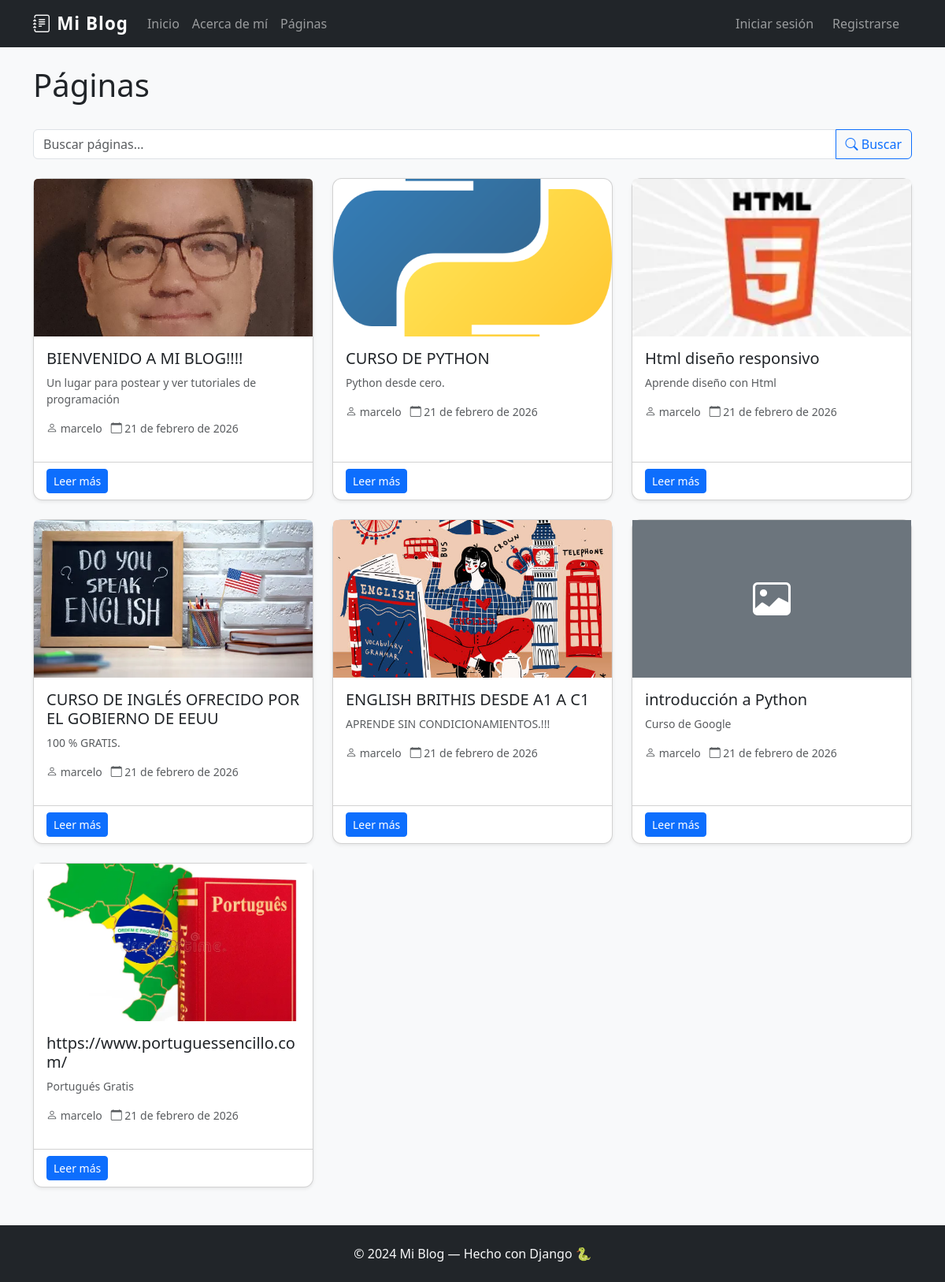
The page /pages/ on the database its author committed.
### pages/models.py (models this page shows, shortened)
class Page(models.Model):
    title = models.CharField(max_length=200, verbose_name='Título')
    subtitle = models.CharField(max_length=300, verbose_name='Subtítulo')
    content = RichTextField(verbose_name='Contenido')
    image = models.ImageField(upload_to='pages/', blank=True, null=True, verbose_name='Imagen')
    created_at = models.DateField(auto_now_add=True, verbose_name='Fecha de creación')
    author = models.ForeignKey(User, on_delete=models.CASCADE, verbose_name='Autor')
    class Meta:
        verbose_name = 'Página'
        verbose_name_plural = 'Páginas'
        ordering = ['-created_at']

### pages/views.py (the view)
# urls.py: path('', views.PageListView.as_view(), name='page_list'),
class PageListView(ListView):
    model = Page
    template_name = 'pages/list.html'
    context_object_name = 'pages'
    def get_queryset(self):
        queryset = super().get_queryset()
        query = self.request.GET.get('q')
        if query:
            queryset = queryset.filter(title__icontains=query)
        return queryset
    def get_context_data(self, **kwargs):
        context = super().get_context_data(**kwargs)
        context['query'] = self.request.GET.get('q', '')
        return context

### templates/pages/list.html (shortened to what this page needs)
{% extends 'base.html' %}
{% block content %}
<div class="d-flex justify-content-between align-items-center mb-4">
    <h1>Páginas</h1>
</div>
<form method="GET" class="mb-4">
    <div class="input-group">
        <input type="text" name="q" class="form-control" placeholder="Buscar páginas..." value="{{ query }}">
        <button class="btn btn-outline-primary" type="submit">
            <i class="bi bi-search"></i> Buscar
        </button>
    </div>
</form>
{% if pages %}
<div class="row g-4">
    {% for page in pages %}
    <div class="col-md-6 col-lg-4">
        <div class="card h-100 shadow-sm">
            {% if page.image %}
            <img src="{{ page.image.url }}" class="card-img-top" alt="{{ page.title }}" style="height:200px; object-fit:cover;">
            {% else %}
            <div class="bg-secondary d-flex align-items-center justify-content-center" style="height:200px;">
                <i class="bi bi-image text-white" style="font-size:3rem;"></i>
            </div>
            {% endif %}
            <div class="card-body">
                <h5 class="card-title">{{ page.title }}</h5>
                <p class="card-text text-muted small">{{ page.subtitle }}</p>
                <p class="text-muted small">
                    <i class="bi bi-person"></i> {{ page.author.username }} &nbsp;
                    <i class="bi bi-calendar"></i> {{ page.created_at }}
                </p>
            </div>
            <div class="card-footer bg-transparent d-flex gap-2">
                <a href="{% url 'page_detail' page.pk %}" class="btn btn-sm btn-primary">Leer más</a>
            </div>
        </div>
    </div>
    {% endfor %}
</div>
{% endif %}
{% endblock %}

### templates/base.html (shortened to what this page needs)
<!DOCTYPE html>
<html lang="es">
<head>
    <link href="https://cdn.jsdelivr.net/npm/bootstrap@5.3.0/dist/css/bootstrap.min.css" rel="stylesheet">
    <link href="https://cdn.jsdelivr.net/npm/bootstrap-icons@1.11.0/font/bootstrap-icons.css" rel="stylesheet">
    {% load static %}
    <link rel="stylesheet" href="{% static 'css/styles.css' %}">
</head>
<body>
<nav class="navbar navbar-expand-lg navbar-dark bg-dark">
    <div class="container">
        <a class="navbar-brand fw-bold" href="{% url 'home' %}">
            <i class="bi bi-journal-text"></i> Mi Blog
        </a>
        <div class="collapse navbar-collapse" id="navMenu">
            <ul class="navbar-nav me-auto">
                <li class="nav-item">
                    <a class="nav-link" href="{% url 'home' %}">Inicio</a>
                </li>
                <li class="nav-item">
                    <a class="nav-link" href="{% url 'about' %}">Acerca de mí</a>
                </li>
                <li class="nav-item">
                    <a class="nav-link" href="{% url 'page_list' %}">Páginas</a>
                </li>
            </ul>
            <ul class="navbar-nav">
                {% if user.is_authenticated %}
                <li class="nav-item dropdown">
                    <a class="nav-link dropdown-toggle" href="#" data-bs-toggle="dropdown">
                        {% if user.profile.avatar %}
                            <img src="{{ user.profile.avatar.url }}" alt="avatar" class="rounded-circle" width="28" height="28" style="object-fit:cover;">
                        {% else %}
                            <i class="bi bi-person-circle"></i>
                        {% endif %}
                        {{ user.username }}
                    </a>
                    <ul class="dropdown-menu dropdown-menu-end">
                        <li><a class="dropdown-item" href="{% url 'profile' %}"><i class="bi bi-person"></i> Mi Perfil</a></li>
                        <li><a class="dropdown-item" href="{% url 'edit_profile' %}"><i class="bi bi-pencil"></i> Editar Perfil</a></li>
                        <li><hr class="dropdown-divider"></li>
                        <li><a class="dropdown-item text-danger" href="{% url 'logout' %}"><i class="bi bi-box-arrow-right"></i> Cerrar sesión</a></li>
                    </ul>
                </li>
                {% else %}
                <li class="nav-item">
                    <a class="nav-link" href="{% url 'login' %}">Iniciar sesión</a>
                </li>
                <li class="nav-item">
                    <a class="nav-link btn btn-outline-light px-3" href="{% url 'signup' %}">Registrarse</a>
                </li>
                {% endif %}
            </ul>
        </div>
    </div>
</nav>
<main class="container my-4">
    {% block content %}{% endblock %}
</main>
<footer class="bg-dark text-light text-center py-4 mt-5">
    <p class="mb-0">© 2024 Mi Blog — Hecho con Django 🐍</p>
</footer>
</body>
</html>

### static/css/styles.css (style rules this page uses)
body { background-color: #f8f9fa; }
.navbar-brand { font-size: 1.4rem; letter-spacing: 1px; }
.card { border-radius: 12px; transition: transform 0.2s ease, box-shadow 0.2s ease; }
footer { margin-top: auto; }

### rows shown on the page
Page: image (picture), title "BIENVENIDO A MI BLOG!!!!", subtitle "Un lugar para postear y ver tutoriales de programación", author.username "marcelo", created_at "21 de febrero de 2026"
Page: image (picture), title "CURSO DE PYTHON", subtitle "Python desde cero.", author.username "marcelo", created_at "21 de febrero de 2026"
Page: image (picture), title "Html diseño responsivo", subtitle "Aprende diseño con Html", author.username "marcelo", created_at "21 de febrero de 2026"
Page: image (picture), title "CURSO DE INGLÉS OFRECIDO POR EL GOBIERNO DE EEUU", subtitle "100 % GRATIS.", author.username "marcelo", created_at "21 de febrero de 2026"
Page: image (picture), title "ENGLISH BRITHIS DESDE A1 A C1", subtitle "APRENDE SIN CONDICIONAMIENTOS.!!!", author.username "marcelo", created_at "21 de febrero de 2026"
Page: title "introducción a Python", subtitle "Curso de Google", author.username "marcelo", created_at "21 de febrero de 2026"
Page: image (picture), title "https://www.portuguessencillo.com/", subtitle "Portugués Gratis", author.username "marcelo", created_at "21 de febrero de 2026"
